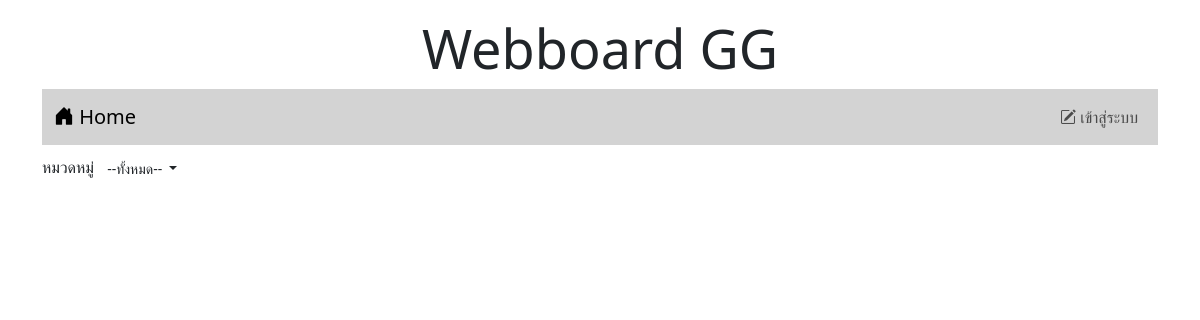
The app's page /, older data.
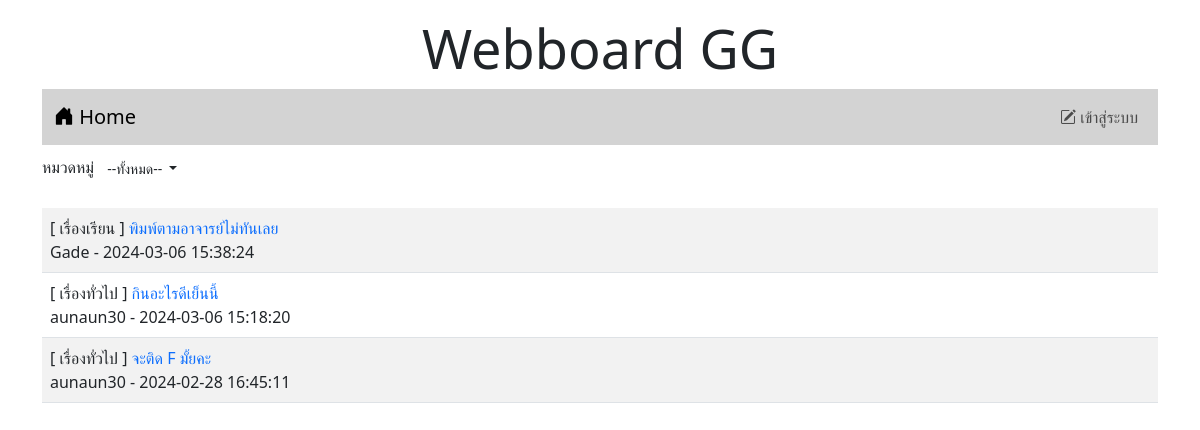
The same page, newer data.
### tables this page shows
CREATE TABLE `post` (
  `id` int(11) NOT NULL,
  `title` varchar(128) NOT NULL,
  `content` varchar(2048) NOT NULL,
  `post_date` datetime NOT NULL,
  `cat_id` int(11) NOT NULL,
  `user_id` int(11) NOT NULL
);

CREATE TABLE `category` (
  `id` int(11) NOT NULL,
  `name` varchar(32) NOT NULL
);

CREATE TABLE `user` (
  `id` int(11) NOT NULL,
  `login` varchar(32) NOT NULL,
  `password` varchar(64) NOT NULL,
  `name` varchar(64) NOT NULL,
  `gender` char(1) NOT NULL,
  `email` varchar(32) NOT NULL,
  `role` char(1) NOT NULL
);

### index.php (the view, shortened to what this page needs)
<!DOCTYPE html>
<html lang="en">
<head>
    <link href="https://cdn.jsdelivr.net/npm/bootstrap@5.3.0-alpha1/dist/css/bootstrap.min.css" rel="stylesheet">
    <link rel="stylesheet" href="https://cdn.jsdelivr.net/npm/bootstrap-icons@1.10.3/font/bootstrap-icons.css">
</head>
<div class = "container-lg">
<h1 style="text-align: center;font-size: 54px;"class="mt-3">Webboard GG</h1>
</div>
<body class="container">
    <?php include('nav.php')?>
    <div class="my-2 d-flex justify-content-between">
        <div>
            <lable>หมวดหมู่</lable>
            <span class="dropdown">
                <?php
                    $conn=new PDO("mysql:host=localhost;dbname=webboard;charset=utf8","root","");
                ?>
                <button class="btn btn-white-50 btn-sm dropdown-toggle" type="button" data-bs-toggle="dropdown"
                    aria-expanded="false">
                        <?php
                        if(isset($_GET['id'])){
                        $sql="SELECT name FROM category WHERE id=$_GET[id]";
                        foreach($conn->query($sql)as $row)
                        echo "$row[name]";
                        }else{
                            echo "--ทั้งหมด--";
                        }
                        ?>
                </button>
                    <?php
                         $sql="SELECT * FROM category";
                    ?>
                </span>
        </div>
    </div>
    <table class="table table-striped mt-4">
        <?php
        $conn=new PDO("mysql:host=localhost;dbname=webboard;charset=utf8", "root", "");
        if(isset($_GET['id'])){
            $sql="SELECT t3.name,t1.title,t1.id,t2.login,t1.post_date,t2.id as 'user_id' FROM post as t1
            INNER JOIN user as t2 ON (t1.user_id=t2.id)
            INNER JOIN category as t3 ON (t1.cat_id=t3.id)
            WHERE t1.cat_id=$_GET[id]
            ORDER BY t1.post_date DESC" ;
        }else{
            $sql="SELECT t3.name,t1.title,t1.id,t2.login,t1.post_date,t2.id as 'user_id' FROM post as t1
            INNER JOIN user as t2 ON (t1.user_id=t2.id)
            INNER JOIN category as t3 ON (t1.cat_id=t3.id)
            ORDER BY t1.post_date DESC" ;
        }
        $result=$conn->query($sql);
        while($row = $result->fetch()){
            echo "<tr><td class='d-flex'>
            <div class='flex-grow-1'>[ $row[0] ]<a href=post.php?id=$row[2]
            style=text-decoration:none> $row[1]</a><br>$row[3] - $row[4]</div>";
        }
        ?>
</table>
</body>
</html>

Row changes from the older to the newer data that the page shows:
added post: category.name "เรื่องเรียน", title "พิมพ์ตามอาจารย์ไม่ทันเลย", user.login "Gade", post_date "2024-03-06 15:38:24"
added post: category.name "เรื่องทั่วไป", title "กินอะไรดีเย็นนี้", user.login "aunaun30", post_date "2024-03-06 15:18:20"
added post: category.name "เรื่องทั่วไป", title "จะติด F มั้ยคะ", user.login "aunaun30", post_date "2024-02-28 16:45:11"
